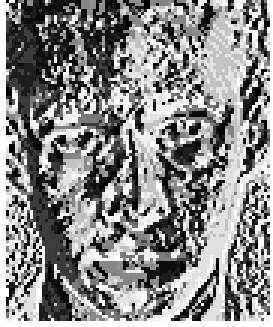
%> input picture FacelRecognition/HOG/Histogram-of-Oriented-Gradients-master/1.bmp, 91 x 109 px (shown 3 times larger)
$ octave --eval "result = hog_feature_vector(imread('1.bmp'));"   (GNU Octave 9; MATLAB toolbox functions it lacks are replaced by stand-ins)
%> lines starting %> are read from the running program, lines starting %| are printed output that depends on the picture
function [feature] = hog_feature_vector(im)

% The given code finds the HOG feature vector for any given image. HOG
% feature vector/descriptor can then be used for detection of any
% particular object. The Matlab code provides the exact implementation of
% the formation of HOG feature vector as detailed in the paper "Pedestrian
% detection using HOG" by Dalal and Triggs

% INPUT => im (input image)
% OUTPUT => HOG feature vector for that particular image

% Example: Running the code
% >>> im = imread('cameraman.tif');
% >>> hog = hog_feature_vector (im);


% Convert RGB iamge to grayscale
if size(im,3)==3
    im=rgb2gray(im);
end
im=double(im);
%> im: size 109x91 double

rows=size(im,1);
%> rows = 109
cols=size(im,2);
%> cols = 91
Ix=im; %Basic Matrix assignment
Iy=im; %Basic Matrix assignment

% Gradients in X and Y direction. Iy is the gradient in X direction and Iy
% is the gradient in Y direction
for i=2:rows-1
    Iy(i,:)=(im(i-1,:)-im(i+1,:));
end
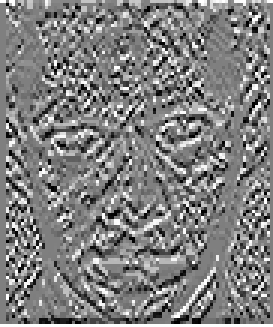
%> Iy: size 109x91 double (shown 3 times larger); min -255, max 255, mean 0.7; drawn with min black and max white
for i=2:cols-1
    Ix(:,i)=(im(:,i-1)-im(:,i+1));
end
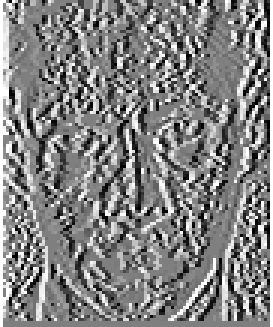
%> Ix: size 109x91 double (shown 3 times larger); min -255, max 255, mean 6.6; drawn with min black and max white

gauss=fspecial('gaussian',8); %% Initialized a gaussian filter with sigma=0.5 * block width.

angle=atand(Ix./Iy); % Matrix containing the angles of each edge gradient
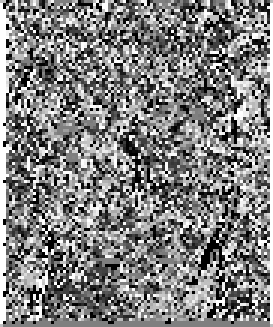
%> angle: size 109x91 double (shown 3 times larger); 1.57% of the values are NaN or infinite; the others: min -90, max 90, mean 2.15; drawn with min black, max white, NaN and infinite black
angle=imadd(angle,90); %Angles in range (0,180)
magnitude=sqrt(Ix.^2 + Iy.^2);
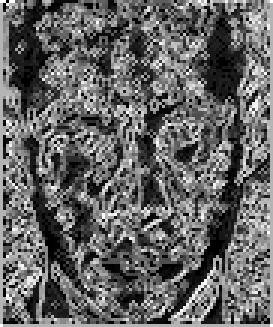
%> magnitude: size 109x91 double (shown 3 times larger); min 0, max 360.6, mean 143; drawn with min black and max white

imshow(uint8(angle));
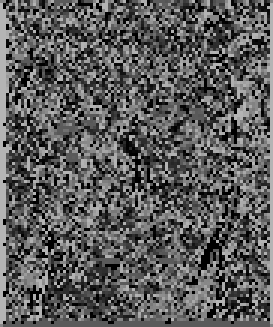
%> displayed picture: size 109x91, on the screen's scale of 0 to 255 (shown 3 times larger); min 0, max 180, mean 90.7
 figure,imshow(uint8(magnitude));
%> after `imshow(uint8(magnitude))`:
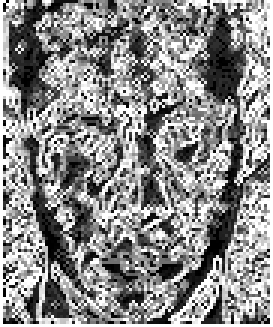
%> displayed picture: size 109x91, on the screen's scale of 0 to 255 (shown 3 times larger); min 0, max 255, mean 138.8

% Remove redundant pixels in an image.
angle(isnan(angle))=0;
%> angle: size 109x91 double; min 0, max 180, mean 90.7; mean of the top-left, top-right, bottom-left and bottom-right quarters 93.2, 89.4, 89.7, 90.5
magnitude(isnan(magnitude))=0;

feature=[]; %initialized the feature vector

% Iterations for Blocks
for i = 0: rows/8 - 2
    for j= 0: cols/8 -2
        %disp([i,j])

        mag_patch = magnitude(8*i+1 : 8*i+16 , 8*j+1 : 8*j+16);
        %mag_patch = imfilter(mag_patch,gauss);
        ang_patch = angle(8*i+1 : 8*i+16 , 8*j+1 : 8*j+16);

        block_feature=[];

        %Iterations for cells in a block
        for x= 0:1
            for y= 0:1
                angleA =ang_patch(8*x+1:8*x+8, 8*y+1:8*y+8);
                magA   =mag_patch(8*x+1:8*x+8, 8*y+1:8*y+8);
                histr  =zeros(1,9);

                %Iterations for pixels in one cell
                for p=1:8
                    for q=1:8
%
                        alpha= angleA(p,q);

                        % Binning Process (Bi-Linear Interpolation)
                        if alpha>10 && alpha<=30
                            histr(1)=histr(1)+ magA(p,q)*(30-alpha)/20;
                            histr(2)=histr(2)+ magA(p,q)*(alpha-10)/20;
                        elseif alpha>30 && alpha<=50
                            histr(2)=histr(2)+ magA(p,q)*(50-alpha)/20;
                            histr(3)=histr(3)+ magA(p,q)*(alpha-30)/20;
                        elseif alpha>50 && alpha<=70
                            histr(3)=histr(3)+ magA(p,q)*(70-alpha)/20;
                            histr(4)=histr(4)+ magA(p,q)*(alpha-50)/20;
                        elseif alpha>70 && alpha<=90
                            histr(4)=histr(4)+ magA(p,q)*(90-alpha)/20;
                            histr(5)=histr(5)+ magA(p,q)*(alpha-70)/20;
                        elseif alpha>90 && alpha<=110
                            histr(5)=histr(5)+ magA(p,q)*(110-alpha)/20;
                            histr(6)=histr(6)+ magA(p,q)*(alpha-90)/20;
                        elseif alpha>110 && alpha<=130
                            histr(6)=histr(6)+ magA(p,q)*(130-alpha)/20;
                            histr(7)=histr(7)+ magA(p,q)*(alpha-110)/20;
                        elseif alpha>130 && alpha<=150
                            histr(7)=histr(7)+ magA(p,q)*(150-alpha)/20;
                            histr(8)=histr(8)+ magA(p,q)*(alpha-130)/20;
                        elseif alpha>150 && alpha<=170
                            histr(8)=histr(8)+ magA(p,q)*(170-alpha)/20;
                            histr(9)=histr(9)+ magA(p,q)*(alpha-150)/20;
                        elseif alpha>=0 && alpha<=10
                            histr(1)=histr(1)+ magA(p,q)*(alpha+10)/20;
                            histr(9)=histr(9)+ magA(p,q)*(10-alpha)/20;
                        elseif alpha>170 && alpha<=180
                            histr(9)=histr(9)+ magA(p,q)*(190-alpha)/20;
                            histr(1)=histr(1)+ magA(p,q)*(alpha-170)/20;
                        end


                    end
                end
                block_feature=[block_feature histr]; % Concatenation of Four histograms to form one block feature

            end
        end
        % Normalize the values in the block using L1-Norm
        block_feature=block_feature/sqrt(norm(block_feature)^2+.01);

        feature=[feature block_feature]; %Features concatenation
    end
end
%> after the loop, feature = 4320 values, max 0.615 at index 4174, min 0.000177 at index 1786, mean 0.141; histr = [3119.6 1611.5 1908.3 978.8 180.5 600.7 1192.7 575.3 1935.7]

feature(isnan(feature))=0; %Removing Infinitiy values

% Normalization of the feature vector using L2-Norm
feature=feature/sqrt(norm(feature)^2+.001);
%> feature = 4320 values, max 0.0561 at index 4174, min 1.61e-05 at index 1786, mean 0.0129
for z=1:length(feature)
    if feature(z)>0.2
         feature(z)=0.2;
    end
end
%> `result = hog_feature_vector(imread('1.bmp'));`: result has the same summary as feature in hog_feature_vector
feature=feature/sqrt(norm(feature)^2+.001);

% toc;

$ run again, on FacelRecognition/HOG/Histogram-of-Oriented-Gradients-master/2.bmp
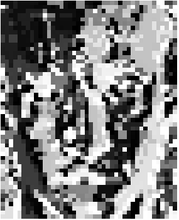
%> input picture FacelRecognition/HOG/Histogram-of-Oriented-Gradients-master/2.bmp, 179 x 220 px, shrunk from 285 x 351 before the run
%> after the loop in hog_feature_vector, `for i=2:cols-1`:
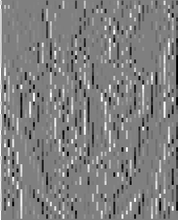
%> Ix: size 220x179 double; min -255, max 255, mean 1.6; drawn with min black and max white
%> in hog_feature_vector, `imshow(uint8(magnitude))`:
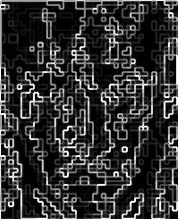
%> displayed picture: size 220x179, on the screen's scale of 0 to 255; min 0, max 255, mean 53.9
%> after the loop in hog_feature_vector, `for i = 0: rows/8 - 2`: histr = [1257.8 313.1 72.1 293.9 1090.6 88.95 73.72 149 1127.2]

$ run again, on FacelRecognition/HOG/Histogram-of-Oriented-Gradients-master/3.bmp
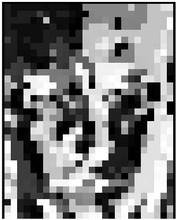
%> input picture FacelRecognition/HOG/Histogram-of-Oriented-Gradients-master/3.bmp, 177 x 220 px, shrunk from 279 x 347 before the run
%> after the loop in hog_feature_vector, `for i=2:cols-1`:
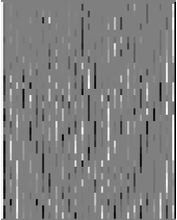
%> Ix: size 220x177 double; min -255, max 255, mean 3.6; drawn with min black and max white
%> in hog_feature_vector, `imshow(uint8(magnitude))`:
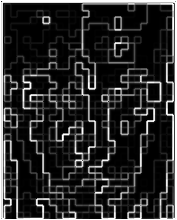
%> displayed picture: size 220x177, on the screen's scale of 0 to 255; min 0, max 255, mean 43.1
%> after the loop in hog_feature_vector, `for i = 0: rows/8 - 2`: histr = [2352.9 13.42 13.55 72.98 219.1 67.87 0.734 91.82 2714.7]

$ run again, on FacelRecognition/HOG/Histogram-of-Oriented-Gradients-master/s1_1.bmp
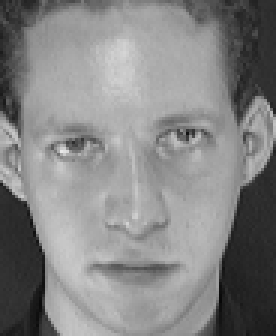
%> input picture FacelRecognition/HOG/Histogram-of-Oriented-Gradients-master/s1_1.bmp, 92 x 112 px (shown 3 times larger)
%> after the loop in hog_feature_vector, `for i=2:cols-1`:
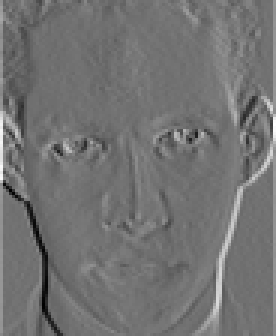
%> Ix: size 112x92 double (shown 3 times larger); min -156, max 194, mean 1.7; drawn with min black and max white
%> in hog_feature_vector, `imshow(uint8(angle));`:
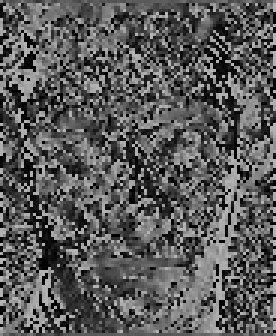
%> displayed picture: size 112x92, on the screen's scale of 0 to 255 (shown 3 times larger); min 0, max 180, mean 88.8
%> after the loop in hog_feature_vector, `for i = 0: rows/8 - 2`: feature = 4680 values, max 0.847 at index 4653, min 0 at index 390, mean 0.112; histr = [31.99 60.66 53.7 72.91 136 90.4 48.02 31.41 19.09]
%> in hog_feature_vector, `feature=feature/sqrt(norm(feature)^2+.001);`: feature = 4680 values, max 0.0743 at index 4653, min 0 at index 390, mean 0.00979
%> in hog_feature_vector, `feature=feature/sqrt(norm(feature)^2+.001);`: feature = 4680 values, max 0.0742 at index 4653, min 0 at index 390, mean 0.00978
%> result has the same summary as feature in hog_feature_vector
